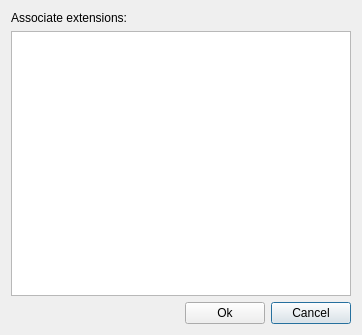
<?xml version="1.0" encoding="UTF-8"?>
<ui version="4.0">
 <class>SettingsDialog</class>
 <widget class="QDialog" name="SettingsDialog">
  <property name="geometry">
   <rect>
    <x>0</x>
    <y>0</y>
    <width>362</width>
    <height>335</height>
   </rect>
  </property>
  <property name="windowTitle">
   <string>Settings</string>
  </property>
  <layout class="QGridLayout" name="gridLayout">
   <item row="2" column="2">
    <widget class="QPushButton" name="btnCancel">
     <property name="text">
      <string>Cancel</string>
     </property>
    </widget>
   </item>
   <item row="2" column="1">
    <widget class="QPushButton" name="btnOk">
     <property name="text">
      <string>Ok</string>
     </property>
    </widget>
   </item>
   <item row="2" column="0">
    <spacer name="horizontalSpacer">
     <property name="orientation">
      <enum>Qt::Horizontal</enum>
     </property>
     <property name="sizeHint" stdset="0">
      <size>
       <width>137</width>
       <height>20</height>
      </size>
     </property>
    </spacer>
   </item>
   <item row="1" column="0" colspan="3">
    <widget class="QTreeWidget" name="treeWidget">
     <property name="showDropIndicator" stdset="0">
      <bool>true</bool>
     </property>
     <property name="rootIsDecorated">
      <bool>false</bool>
     </property>
     <attribute name="headerVisible">
      <bool>false</bool>
     </attribute>
     <column>
      <property name="text">
       <string notr="true">1</string>
      </property>
     </column>
    </widget>
   </item>
   <item row="0" column="0">
    <widget class="QLabel" name="label">
     <property name="text">
      <string>Associate extensions:</string>
     </property>
    </widget>
   </item>
  </layout>
 </widget>
 <resources/>
 <connections/>
</ui>
